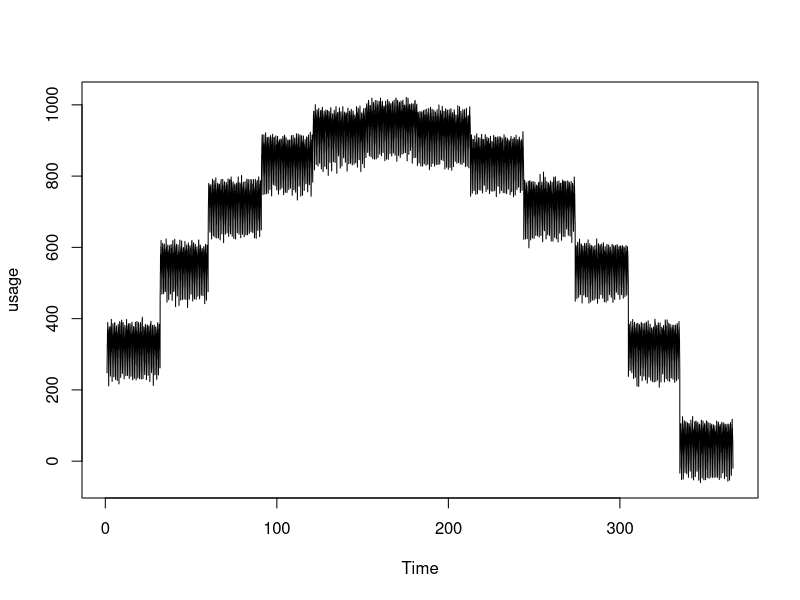
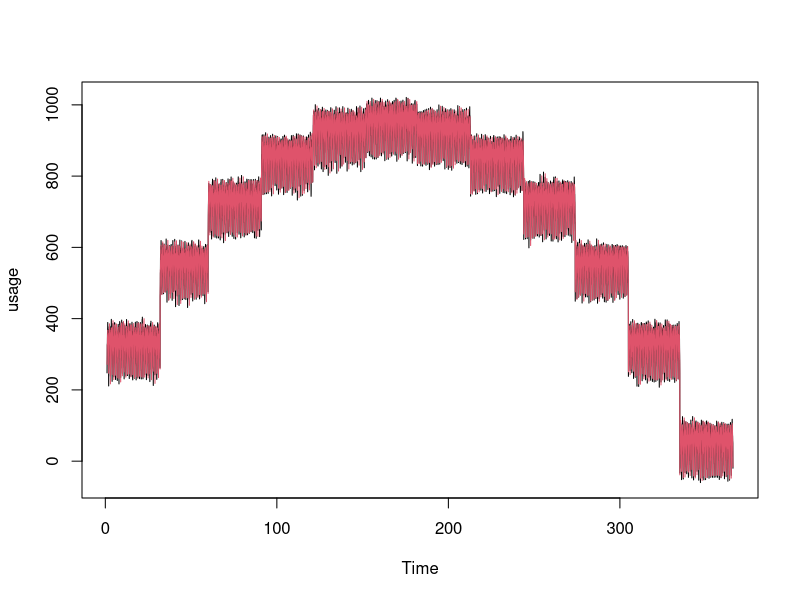

Here is the R script that generated these plots, in order: (Note: this script raises an error after producing the figures.)
set.seed(1)
library(lubridate)

index <- ISOdatetime(2010,1,1,0,0,0)+1:8759*60*60

head(index)

month <- month(index)
hour <- hour(index)

usage <- 1000+10*rnorm(length(index))-25*(month-6)^2-(hour-12)^2
usage <- ts(usage,frequency=24)


plot(usage)

#Create monthly dummies.  Add other xvars to this matrix

xreg <- model.matrix(~as.factor(month))[,2:12]

colnames(xreg) <- c('Feb','Mar','Apr','May','Jun','Jul','Aug','Sep','Oct','Nov','Dec')

library(forecast)

model1 <- Arima(usage, order=c(0,0,0), seasonal=list(order=c(1,0,0), period=24), xreg=xreg)
plot(usage)
lines(fitted(model1),col=2)

#Benchmark against other models
model2 <- tslm(usage~as.factor(month)+as.factor(hour))
plot(usage)
lines(fitted(model2),col=2)

model3 <- tslm(usage~as.factor(month))
plot(usage)
lines(fitted(model3),col=2)

model4 <- rep(mean(usage),length(usage))
plot(usage)
lines(fitted(model4),col=2)




